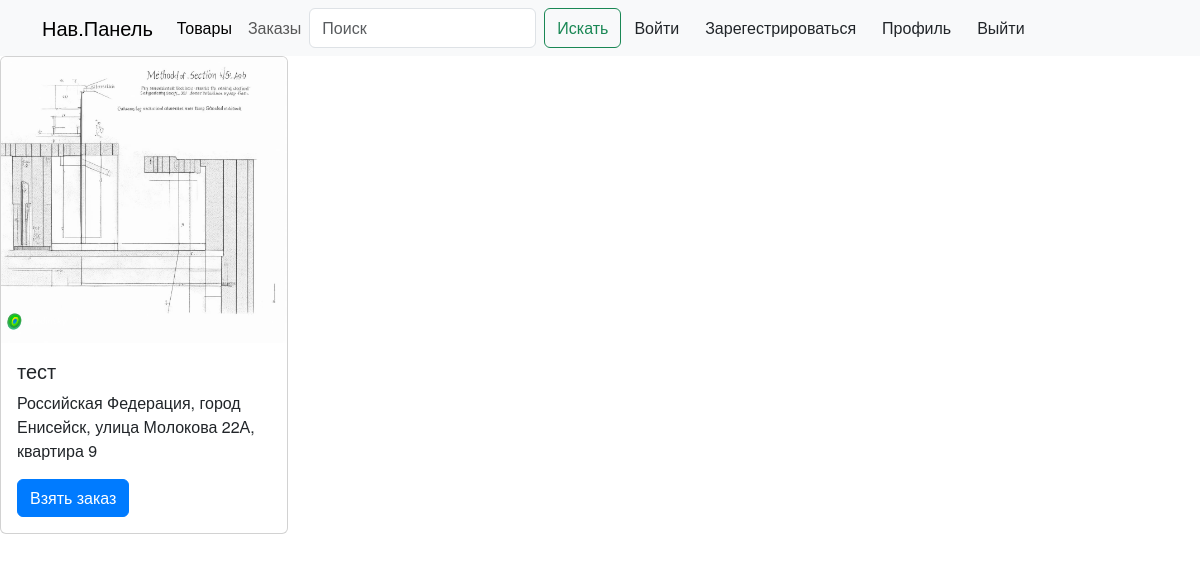
/order/, run on an earlier commit of the app's database.
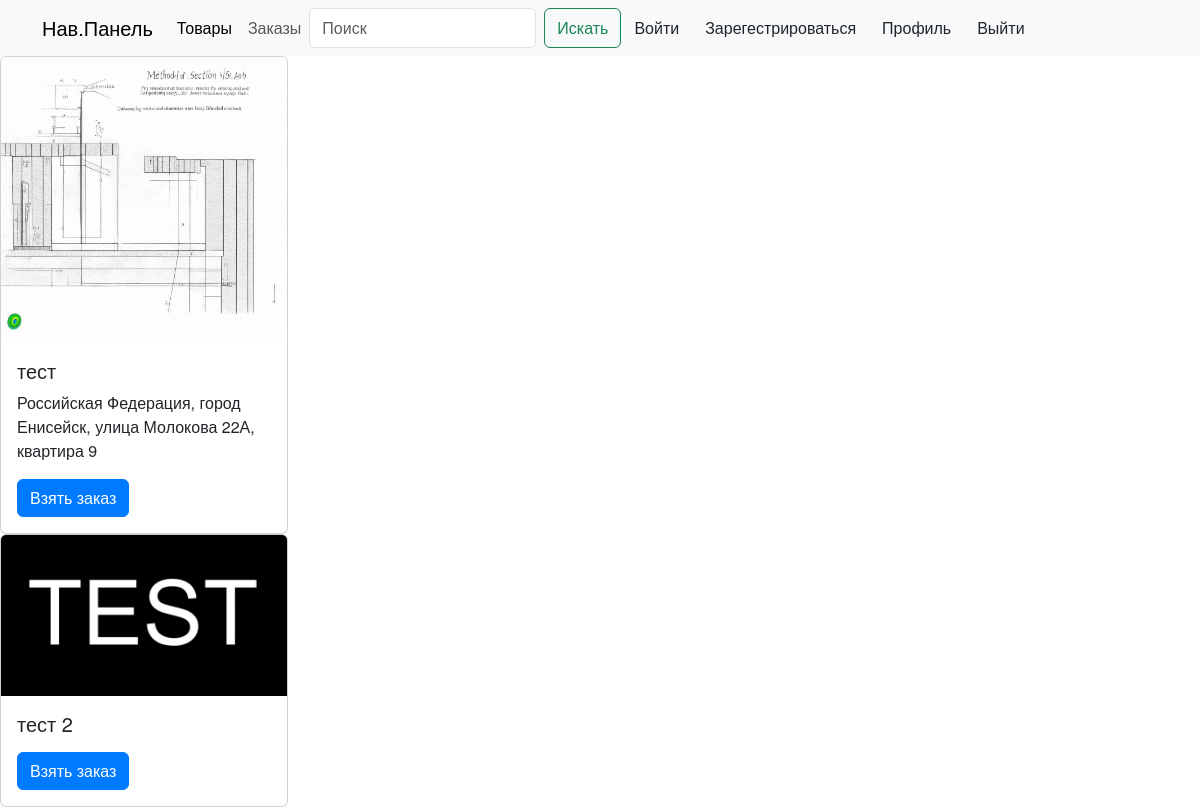
And on a later commit of the database.
### shop/models.py (models this page shows, shortened)
class Order(models.Model):
    product = models.ForeignKey(Product, on_delete=models.SET_NULL, null=True)
    address = models.CharField(max_length=255)
    created_at = models.DateTimeField(auto_now_add=True)

class Product(models.Model):
    name = models.CharField(max_length=59)
    discription = models.TextField()
    price = models.FloatField()
    image = models.ImageField(upload_to="images/")
    rating = models.PositiveBigIntegerField()
    discount = models.PositiveIntegerField()
    stock = models.PositiveIntegerField()
    is_available = models.BooleanField(default=True)

### shop/views.py (the view)
# urls.py: path('order/', orders, name='orders'),
def orders(request):
    orders = Order.objects.all()
    return render(request, 'shop/orders.html', {'orders': orders})

### shop/templates/shop/orders.html (shortened to what this page needs)
{% extends "core/base.html/" %}
{% block content %}
{% for i in orders %}
<div class="card" style="width: 18rem;">
    <img src="{{i.product.image.url}}" class="card-img-top" alt="...">
    <div class="card-body">
        <h5 class="card-title">{{i.product.name}}</h5>
        <p class="card-text">{{i.address}}</p>
        <a href="https://screenshoted.github.io/" class="btn btn-primary">Взять заказ</a>
    </div>
</div>
{% endfor %}
{% endblock %}

### core/templates/core/base.html (shortened to what this page needs)
<!DOCTYPE html>
<html lang="ru">
{% load static %}
<head>
    <link href="https://cdn.jsdelivr.net/npm/bootstrap@5.3.3/dist/css/bootstrap.min.css" rel="stylesheet"
>
    <link href="{% static 'css/panarama.css' %}" rel="stylesheet">
</head>
<body>
    {% include "core/includes/header.html" %}
    {% block content %} {% endblock %}
</body>
</html>

### core/templates/core/includes/header.html (shortened to what this page needs)
<header>
    <nav class="navbar navbar-expand-lg bg-body-tertiary">
        <div class="container">
            <a class="navbar-brand" href="#">Нав.Панель</a>
            <div class="collapse navbar-collapse" id="navbarSupportedContent">
                <ul class="navbar-nav me-auto mb-2 mb-lg-0">
                    <li class="nav-item">
                        <a class="nav-link active" aria-current="page" href="{% url 'catalog' %}">Товары</a>
                    </li>
                    <li class="nav-item">
                        <a class="nav-link" href="{%url 'orders'%}">Заказы</a>
                    </li>
                <form class="d-flex" role="search">
                    <input class="form-control me-2" type="search" placeholder="Поиск" aria-label="Search">
                    <button class="btn btn-outline-success" type="submit">Искать</button>
                </form>
                <ul class="list-unstyled d-flex p-0 m-0 align-items-center">
                    <li><a href="{% url 'signin' %}" class="btn">Войти</a></li>
                    <li><a href="{% url 'signup' %}" class="btn">Зарегестрироваться</a></li>
                    <li><a href="{% url 'profile' %}" class="btn">Профиль</a></li>
                    <li><a href="" class="btn">Выйти</a></li>
                </ul>
            </div>
        </div>
    </nav>
</header>

### core/static/css/panarama.css (style rules this page uses)
:root { --pana-primary-color: #007bff; --pana-secondary-color: #6c757d; --pana-success-color: #28a745; --pana-warning-color: #ffc107; --pana-danger-color: #dc3545; --pana-font-family-sans-serif: 'Helvetica Neue', Helvetica, Arial, sans-serif; --pana-font-family-monospace: 'SFMono-Regular', Menlo, Monaco, Consolas, 'Courier New', monospace; --pana-border-radius: 4px; --pana-box-shadow: 0 4px 8px rgba(0, 0, 0, 0.15); --pana-box-shadow-sm: 0 2px 4px rgba(0, 0, 0, 0.1); --pana-box-shadow-lg: 0 8px 16px rgba(0, 0, 0, 0.2); --pana-border-width: 1px; --pana-border-style: solid; --pana-border-color: #dee2e6; }
*, *::before, *::after { box-sizing: border-box; }
body { margin: 0; font-family: var(--pana-font-family-sans-serif); font-size: 16px; line-height: 1.5; color: #212529; background-color: #fff; -webkit-font-smoothing: antialiased; -moz-osx-font-smoothing: grayscale; }
h1, h2, h3, h4, h5, h6 { margin-top: 0; margin-bottom: 8px; font-weight: 500; line-height: 1.2; }
h5 { font-size: 20px; }
.btn-primary { color: #fff; background-color: var(--pana-primary-color) !important; border-color: var(--pana-primary-color) !important; }
.m-0 { margin: 0; }
.me-2 { margin-right: 8px; }
.me-auto { margin-right: auto; }
.mb-2 { margin-bottom: 8px; }
.p-0 { padding: 0; }

What changed in the data, as far as the page shows it:
added Order: product.image (placeholder picture), product.name "тест 2"
